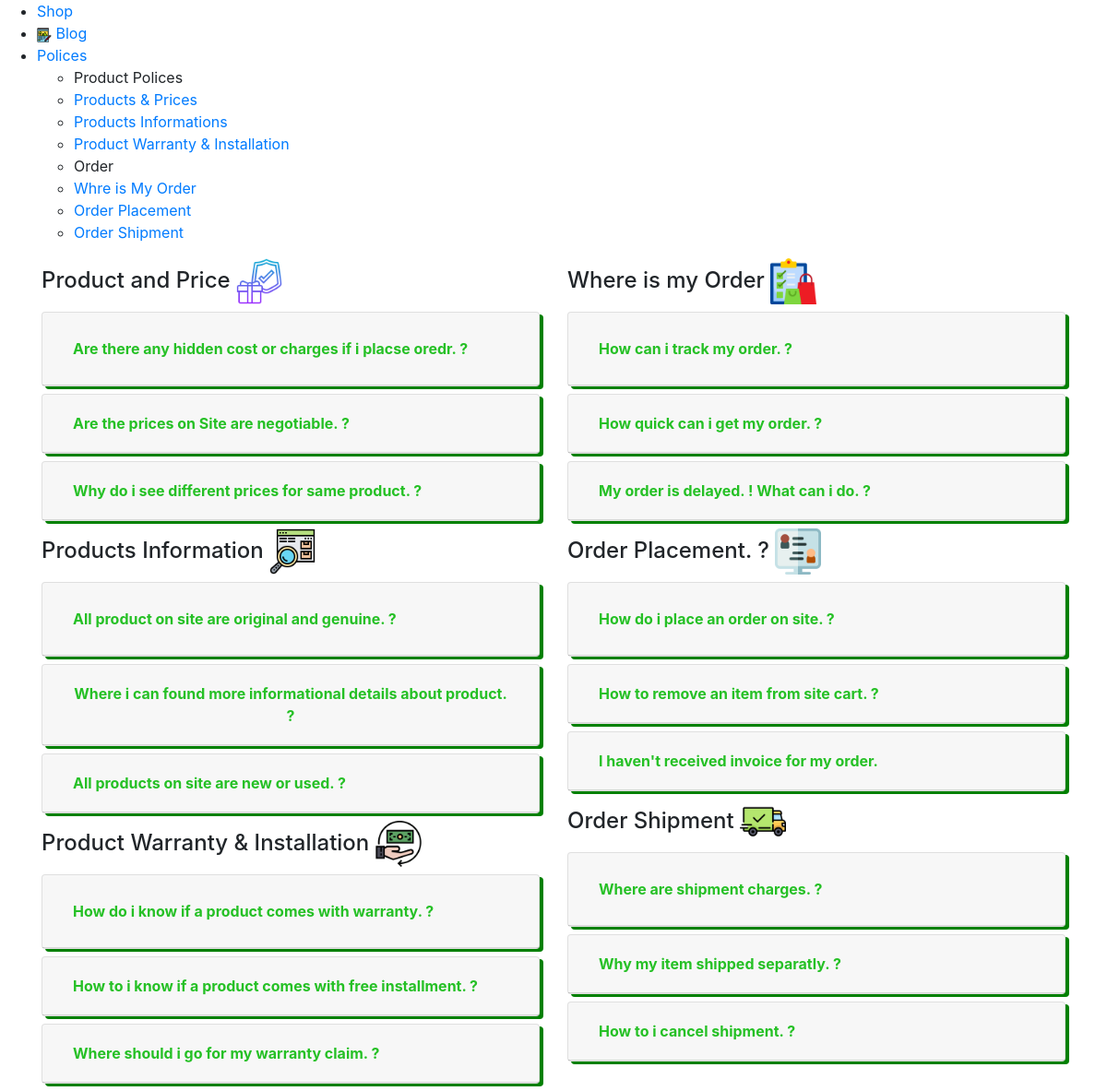
The page /Blog/ on the database its author committed.
### Blog/models.py (models this page shows)
class Blogpost(models.Model):
    post_id = models.AutoField(primary_key=True)
    Head_title = models.CharField(max_length=50,default='')
    title = models.CharField(max_length=50)
    head0 = models.CharField(max_length=500, default="")
    chead0 = models.CharField(max_length=5000, default="")
    head1 = models.CharField(max_length=500, default="")
    chead1 = models.CharField(max_length=5000, default="")
    head2 = models.CharField(max_length=500, default="")
    chead2 = models.CharField(max_length=5000, default="")
    pub_date = models.DateField()
    thumbnail = models.ImageField(upload_to='shop/images', default="")
    def __str__(self):
        return self.title

### Blog/views.py (the view)
# urls.py: path("", views.index, name="blogHome"),
def index(request):
    Dbpost =  models.Blogpost.objects.all();
    pdt = []
    odr = []
    for p in Dbpost:
        if getattr(p,'Head_title') == 'Product':
            pdt.append(p)
        if getattr(p,'Head_title') == 'Order':
            odr.append(p)
    Dict_Posts = {"DB":[pdt,odr]}
    print(Dict_Posts)
    return render(request, 'Blog/index.html',Dict_Posts)

### Blog/templates/blog/index.html (shortened to what this page needs)
{% extends 'blog/basic.html' %} {% block body %}
<div class="container">
    <div class="row">
        {% for post in DB%}
        <div class="col-md-6 col-sm-6 ">
            {% for i in post %}
            <h4 s>{{i.title}} <span style="display: inline-block;"><img src="/media/{{i.thumbnail}}" alt="Image"  width='50px' height="50px"></span></h4>
            <div id="accordion">
                <div class="card my-2">
                    <div class="card-header" id="headingOne">
                        <h5 class="my-2">
                            <button class="btn btn-link" data-toggle="collapse" data-target="#headingOne{{i.post_id}}" aria-expanded="false" aria-controls="collapseOne">
                        {{i.head0}}
                        </button>
                        </h5>
                    </div>
                </div>
                <div class="card my-2">
                    <div class="card-header" id="headingTwo">
                        <h5 class="mb-0">
                            <button class="btn btn-link collapsed" data-toggle="collapse" data-target="#headingtwo{{i.post_id}}" aria-expanded="false" aria-controls="collapseTwo">
                            {{i.head1}}
                  </button>
                        </h5>
                    </div>
                </div>
                <div class="card my-2">
                    <div class="card-header" id="headingThree">
                        <h5 class="mb-0">
                            <button class="btn btn-link collapsed" data-toggle="collapse" data-target="#headingthree{{i.post_id}}" aria-expanded="false" aria-controls="collapseThree">
                            {{i.head2}}
                  </button>
                        </h5>
                    </div>
                </div>
            </div>
            {% endfor%}
        </div>
        {% endfor%}
    </div>
</div>
{% endblock %}

### Blog/templates/blog/basic.html (shortened to what this page needs)
<!doctype html>
<html lang="en">
<head>
    <link rel="stylesheet" href="https://stackpath.bootstrapcdn.com/bootstrap/4.2.1/css/bootstrap.min.css">
    <link rel="stylesheet" href="https://cdn.jsdelivr.net/npm/uikit@3.4.2/dist/css/uikit.min.css" />
</head>
<body>
    {% load static %}
    <div uk-sticky="sel-target: .uk-navbar-container; cls-active: uk-navbar-sticky; bottom: #transparent-sticky-navbar">
        <nav class="uk-navbar-container" uk-navbar style="position: relative; z-index: 980;">
            <div class="uk-navbar-left">
                <ul class="uk-navbar-nav">
                    <li class="uk-active">
                        <a href="/Shop/" class="uk-animation-shake">
                            Shop
                        </a>
                    </li>
                    <li class="uk-active">
                        <a href="/Blog/"><span><img src="{% static 'blog/blogLogo.png' %}"> </span> Blog</a></li>
                    <li>
                        <a href="#">Polices</a>
                        <div class="uk-navbar-dropdown">
                            <ul class="uk-nav uk-navbar-dropdown-nav">
                                <li class="uk-nav-header">Product Polices</li>
                                <li>
                                    <a href='/Blog/blogpost/1/'>Products & Prices</a>
                                </li>
                                <li>
                                    <a href="/Blog/blogpost/4/">Products Informations</a>
                                </li>
                                <li>
                                    <a href="/Blog/blogpost/3/">Product Warranty & Installation</a>
                                </li>
                                <li class="uk-nav-header">Order</li>
                                <li>
                                    <a href='/Blog/blogpost/4/'>Whre is My Order</a>
                                </li>
                                <li>
                                    <a href="/Blog/blogpost/5/">Order Placement</a>
                                </li>
                                <li>
                                    <a href="/Blog/blogpost/6/">Order Shipment</a>
                                </li>
                            </ul>
                        </div>
                    </li>
                </ul>
            </div>
        </nav>
    </div>
    {% block body %} {% endblock %}
</body>
</html>

### Blog/templates/blog/index.html (style rules this page uses)
#accordion .card button { color: rgb(37, 192, 37); font-weight: bold; }
.card { box-shadow: 4px 3px green; }

### rows shown on the page
Blogpost: title "Product and Price", thumbnail (picture), head0 "Are there any hidden cost or charges if i placse oredr. ?", head1 "Are the prices on Site are negotiable. ?", head2 "Why do i see different prices for same product. ?"
Blogpost: title "Products Information", thumbnail (picture), head0 "All product on site are original and genuine. ?", head1 "Where i can found more informational details about product. ?", head2 "All products on site are new or used. ?"
Blogpost: title "Product Warranty & Installation", thumbnail (picture), head0 "How do i know if a product comes with warranty. ?", head1 "How to i know if a product comes with free installment. ?", head2 "Where should i go for my warranty claim. ?"
Blogpost: title "Where is my Order", thumbnail (picture), head0 "How can i track my order. ?", head1 "How quick can i get my order. ?", head2 "My order is delayed. ! What can i do. ?"
Blogpost: title "Order Placement. ?", thumbnail (picture), head0 "How do i place an order on site. ?", head1 "How to remove an item from site cart. ?", head2 "I haven't received invoice for my order."
Blogpost: title "Order Shipment", thumbnail (picture), head0 "Where are shipment charges. ?", head1 "Why my item shipped separatly. ?", head2 "How to i cancel shipment. ?"
